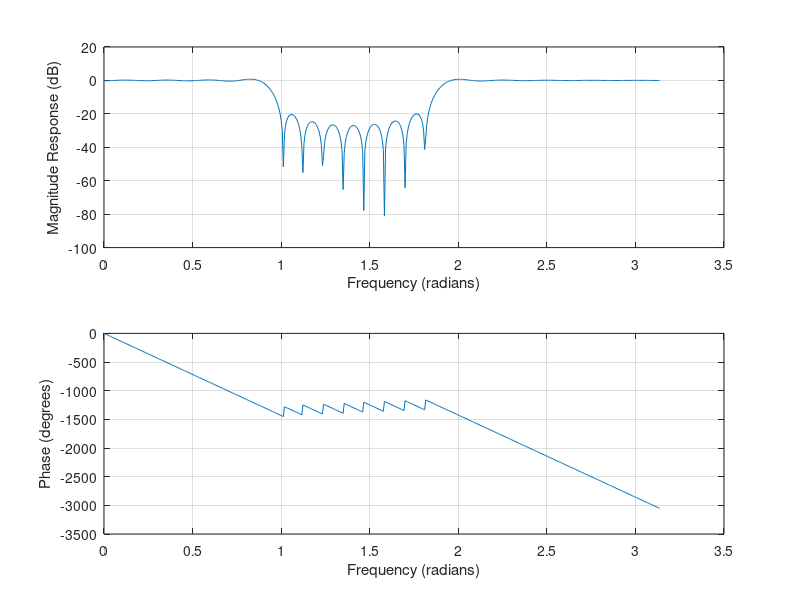
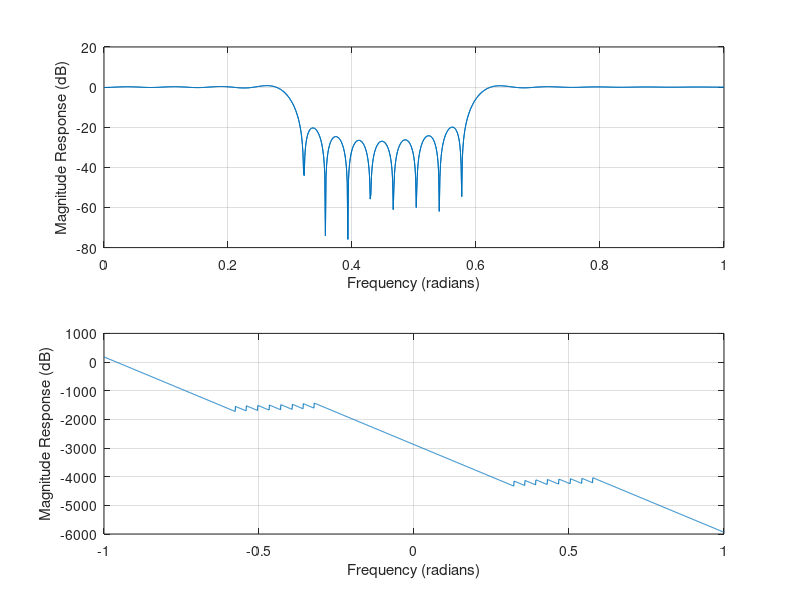
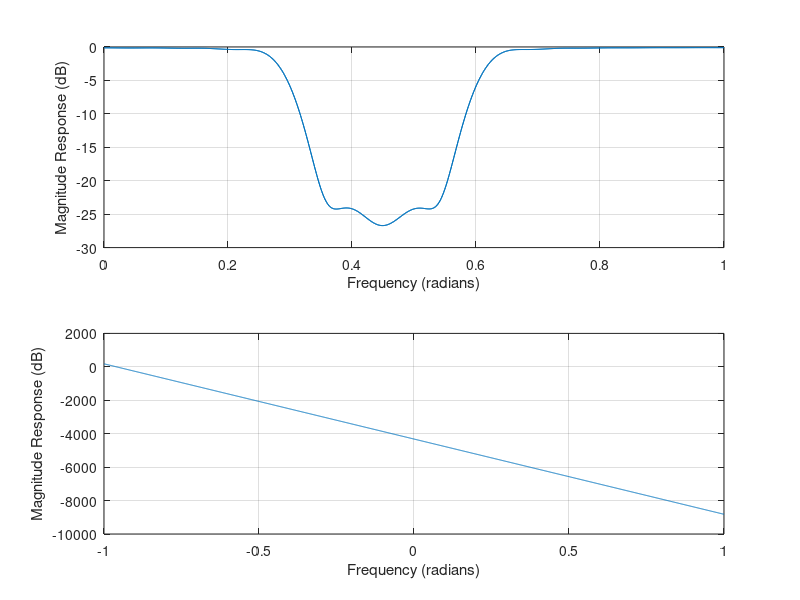
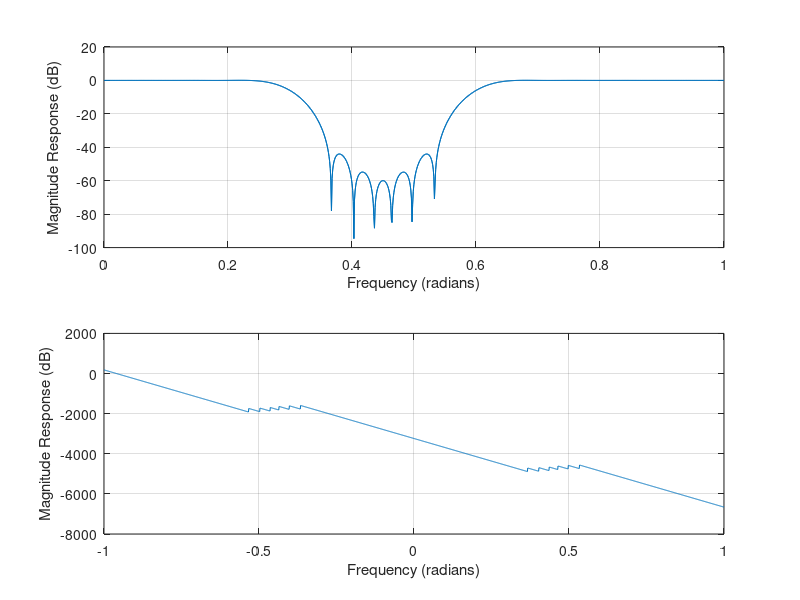

MATLAB code for these plots, in order:
M=25;

OmegaL=0.3*pi;
OmegaH=0.6*pi;
n=-M:M;

% 1.Rectangular window
wrec=1.*(-M<=n<=M)+0;
% 2.Triangular window
wtri=1-abs(n)/M;
% 3.Hanning window
whan=0.5+0.5*cos(n*pi/M);
% 4.Hamming window
wham=0.54+0.46*cos(n*pi/M);
% 5.Blackman window
wblk=0.42+0.5.*cos(n*pi/M)+0.08*cos(2*pi*n/M);


W = linspace(-pi,pi,2048); 
h=(pi-OmegaH+OmegaL)/pi.*(n==0)+(-(sinc(OmegaH*(-M:M)/pi)/pi*OmegaH-sinc(OmegaL*(-M:M)/pi)/pi*OmegaL)).*(n~=0);

[hz,w]=freqz(h, 1, 512);
phi=180*unwrap(angle(hz))/pi;
subplot(2,1,1), plot(w,20*log10(abs(hz))),grid;
xlabel('Frequency (radians)');
ylabel('Magnitude Response (dB)')
subplot(2,1,2), plot(w, phi); grid;
xlabel('Frequency (radians)');
ylabel('Phase (degrees)');

wrec=wrec.*h;
wtri=wtri.*h;
whan=whan.*h;
wham=wham.*h;
wblk=wblk.*h;

[hr1,w1]=freqz(wrec,1,W);
phi1=180*unwrap(angle(hr1))/pi;
[hr2,w2]=freqz(wtri,1,W);
phi2=180*unwrap(angle(hr2))/pi;
[hr3,w3]=freqz(whan,1,W);
phi3=180*unwrap(angle(hr3))/pi;
[hr4,w4]=freqz(wham,1,W);
phi4=180*unwrap(angle(hr4))/pi;
[hr5,w5]=freqz(wblk,1,W);
phi5=180*unwrap(angle(hr5))/pi;
% 
 figure("Name","Rectangular Windows");
 subplot(2,1,1),plot(abs(w1/pi),(20*log10(abs(hr1)))),grid;
 xlabel('Frequency (radians)');
ylabel('Magnitude Response (dB)')
 subplot(2,1,2), plot(w1/pi, phi1); grid;
xlabel('Frequency (radians)');
ylabel('Magnitude Response (dB)')
 figure("Name","Triangular Windows");
 subplot(2,1,1),plot(abs(w2/pi),(20*log10(abs(hr2)))),grid;
xlabel('Frequency (radians)');
ylabel('Magnitude Response (dB)')
 subplot(2,1,2), plot(w2/pi, phi2); grid;
xlabel('Frequency (radians)');
ylabel('Magnitude Response (dB)')
 figure("Name","Hanning Windows");
 subplot(2,1,1), plot(abs(w3/pi),(20*log10(abs(hr3)))),grid;
 xlabel('Frequency (radians)');
ylabel('Magnitude Response (dB)')
 subplot(2,1,2), plot(w3/pi, phi3); grid;
 xlabel('Frequency (radians)');
ylabel('Magnitude Response (dB)')
 figure("Name","Hamming Windows");
 subplot(2,1,1),plot(abs(w4/pi),(20*log10(abs(hr4)))),grid;
xlabel('Frequency (radians)');
ylabel('Magnitude Response (dB)')
 subplot(2,1,2), plot(w4/pi, phi4); grid;
 xlabel('Frequency (radians)');
ylabel('Magnitude Response (dB)')
 figure("Name","Blackman Windows");
 subplot(2,1,1),plot(abs(w5/pi),(20*log10(abs(hr5)))),grid;
 xlabel('Frequency (radians)');
ylabel('Magnitude Response (dB)')
 subplot(2,1,2), plot(w5/pi, phi5); grid;
xlabel('Frequency (radians)');
ylabel('Magnitude Response (dB)')

    